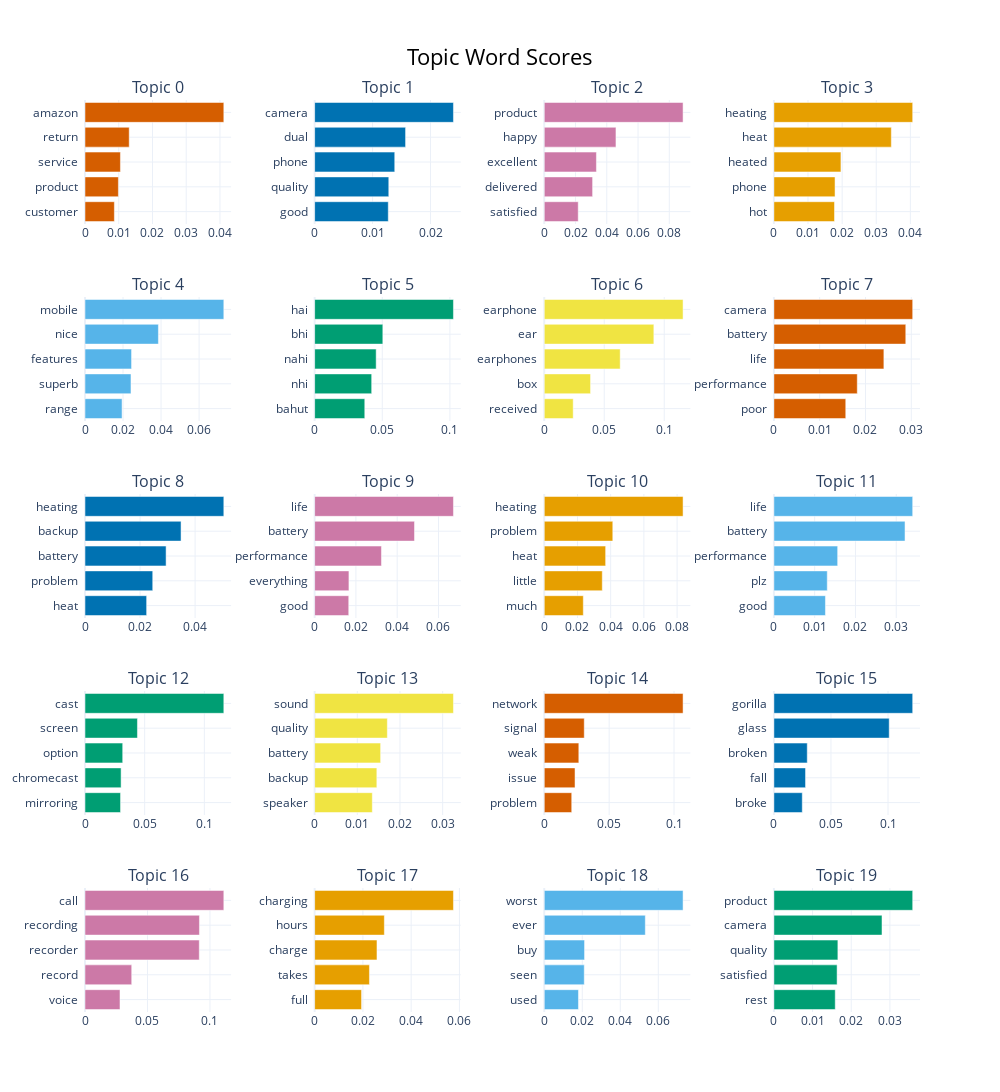

Here is the notebook cell this chart was saved with:
### Code cell
topic_model.visualize_barchart(top_n_topics=20)

### Figure 1 — Plotly figure (JSON) as saved in the notebook; plotly's stock layout.template omitted (floating-point values rounded to 4 significant figures)
{"data": [{"marker": {"color": "#D55E00"}, "orientation": "h", "type": "bar", "x": [0.008706, 0.009893, 0.0105, 0.0131, 0.04115], "xaxis": "x", "y": ["customer  ", "product  ", "service  ", "return  ", "amazon  "], "yaxis": "y"}, {"marker": {"color": "#0072B2"}, "orientation": "h", "type": "bar", "x": [0.01271, 0.0128, 0.01383, 0.01569, 0.02396], "xaxis": "x2", "y": ["good  ", "quality  ", "phone  ", "dual  ", "camera  "], "yaxis": "y2"}, {"marker": {"color": "#CC79A7"}, "orientation": "h", "type": "bar", "x": [0.02173, 0.03093, 0.03337, 0.04588, 0.0888], "xaxis": "x3", "y": ["satisfied  ", "delivered  ", "excellent  ", "happy  ", "product  "], "yaxis": "y3"}, {"marker": {"color": "#E69F00"}, "orientation": "h", "type": "bar", "x": [0.01777, 0.01793, 0.01965, 0.03442, 0.04068], "xaxis": "x4", "y": ["hot  ", "phone  ", "heated  ", "heat  ", "heating  "], "yaxis": "y4"}, {"marker": {"color": "#56B4E9"}, "orientation": "h", "type": "bar", "x": [0.01949, 0.02418, 0.02449, 0.03861, 0.07301], "xaxis": "x5", "y": ["range  ", "superb  ", "features  ", "nice  ", "mobile  "], "yaxis": "y5"}, {"marker": {"color": "#009E73"}, "orientation": "h", "type": "bar", "x": [0.03707, 0.04217, 0.04549, 0.05041, 0.1026], "xaxis": "x6", "y": ["bahut  ", "nhi  ", "nahi  ", "bhi  ", "hai  "], "yaxis": "y6"}, {"marker": {"color": "#F0E442"}, "orientation": "h", "type": "bar", "x": [0.02413, 0.0386, 0.06329, 0.09134, 0.1157], "xaxis": "x7", "y": ["received  ", "box  ", "earphones  ", "ear  ", "earphone  "], "yaxis": "y7"}, {"marker": {"color": "#D55E00"}, "orientation": "h", "type": "bar", "x": [0.01569, 0.01821, 0.02401, 0.0288, 0.03031], "xaxis": "x8", "y": ["poor  ", "performance  ", "life  ", "battery  ", "camera  "], "yaxis": "y8"}, {"marker": {"color": "#0072B2"}, "orientation": "h", "type": "bar", "x": [0.02239, 0.02461, 0.02946, 0.0349, 0.05044], "xaxis": "x9", "y": ["heat  ", "problem  ", "battery  ", "backup  ", "heating  "], "yaxis": "y9"}, {"marker": {"color": "#CC79A7"}, "orientation": "h", "type": "bar", "x": [0.01653, 0.01662, 0.03237, 0.04839, 0.06725], "xaxis": "x10", "y": ["good  ", "everything  ", "performance  ", "battery  ", "life  "], "yaxis": "y10"}, {"marker": {"color": "#E69F00"}, "orientation": "h", "type": "bar", "x": [0.02352, 0.03494, 0.03697, 0.04127, 0.08359], "xaxis": "x11", "y": ["much  ", "little  ", "heat  ", "problem  ", "heating  "], "yaxis": "y11"}, {"marker": {"color": "#56B4E9"}, "orientation": "h", "type": "bar", "x": [0.01264, 0.01309, 0.01564, 0.03216, 0.03404], "xaxis": "x12", "y": ["good  ", "plz  ", "performance  ", "battery  ", "life  "], "yaxis": "y12"}, {"marker": {"color": "#009E73"}, "orientation": "h", "type": "bar", "x": [0.02978, 0.03024, 0.03159, 0.04394, 0.1163], "xaxis": "x13", "y": ["mirroring  ", "chromecast  ", "option  ", "screen  ", "cast  "], "yaxis": "y13"}, {"marker": {"color": "#F0E442"}, "orientation": "h", "type": "bar", "x": [0.01351, 0.01458, 0.01546, 0.01704, 0.03253], "xaxis": "x14", "y": ["speaker  ", "backup  ", "battery  ", "quality  ", "sound  "], "yaxis": "y14"}, {"marker": {"color": "#D55E00"}, "orientation": "h", "type": "bar", "x": [0.02117, 0.02371, 0.02664, 0.03082, 0.107], "xaxis": "x15", "y": ["problem  ", "issue  ", "weak  ", "signal  ", "network  "], "yaxis": "y15"}, {"marker": {"color": "#0072B2"}, "orientation": "h", "type": "bar", "x": [0.02488, 0.02774, 0.02925, 0.1011, 0.1216], "xaxis": "x16", "y": ["broke  ", "fall  ", "broken  ", "glass  ", "gorilla  "], "yaxis": "y16"}, {"marker": {"color": "#CC79A7"}, "orientation": "h", "type": "bar", "x": [0.028, 0.03738, 0.09144, 0.09157, 0.1111], "xaxis": "x17", "y": ["voice  ", "record  ", "recorder  ", "recording  ", "call  "], "yaxis": "y17"}, {"marker": {"color": "#E69F00"}, "orientation": "h", "type": "bar", "x": [0.01945, 0.02271, 0.02584, 0.02889, 0.05752], "xaxis": "x18", "y": ["full  ", "takes  ", "charge  ", "hours  ", "charging  "], "yaxis": "y18"}, {"marker": {"color": "#56B4E9"}, "orientation": "h", "type": "bar", "x": [0.018, 0.02105, 0.0212, 0.05318, 0.07304], "xaxis": "x19", "y": ["used  ", "seen  ", "buy  ", "ever  ", "worst  "], "yaxis": "y19"}, {"marker": {"color": "#009E73"}, "orientation": "h", "type": "bar", "x": [0.01587, 0.01634, 0.01655, 0.02795, 0.03589], "xaxis": "x20", "y": ["rest  ", "satisfied  ", "quality  ", "camera  ", "product  "], "yaxis": "y20"}], "layout": {"annotations": [{"font": {"size": 16}, "showarrow": false, "text": "Topic 0", "x": 0.0875, "xanchor": "center", "xref": "paper", "y": 1.0, "yanchor": "bottom", "yref": "paper"}, {"font": {"size": 16}, "showarrow": false, "text": "Topic 1", "x": 0.3625, "xanchor": "center", "xref": "paper", "y": 1.0, "yanchor": "bottom", "yref": "paper"}, {"font": {"size": 16}, "showarrow": false, "text": "Topic 2", "x": 0.6375, "xanchor": "center", "xref": "paper", "y": 1.0, "yanchor": "bottom", "yref": "paper"}, {"font": {"size": 16}, "showarrow": false, "text": "Topic 3", "x": 0.9125, "xanchor": "center", "xref": "paper", "y": 1.0, "yanchor": "bottom", "yref": "paper"}, {"font": {"size": 16}, "showarrow": false, "text": "Topic 4", "x": 0.0875, "xanchor": "center", "xref": "paper", "y": 0.784, "yanchor": "bottom", "yref": "paper"}, {"font": {"size": 16}, "showarrow": false, "text": "Topic 5", "x": 0.3625, "xanchor": "center", "xref": "paper", "y": 0.784, "yanchor": "bottom", "yref": "paper"}, {"font": {"size": 16}, "showarrow": false, "text": "Topic 6", "x": 0.6375, "xanchor": "center", "xref": "paper", "y": 0.784, "yanchor": "bottom", "yref": "paper"}, {"font": {"size": 16}, "showarrow": false, "text": "Topic 7", "x": 0.9125, "xanchor": "center", "xref": "paper", "y": 0.784, "yanchor": "bottom", "yref": "paper"}, {"font": {"size": 16}, "showarrow": false, "text": "Topic 8", "x": 0.0875, "xanchor": "center", "xref": "paper", "y": 0.568, "yanchor": "bottom", "yref": "paper"}, {"font": {"size": 16}, "showarrow": false, "text": "Topic 9", "x": 0.3625, "xanchor": "center", "xref": "paper", "y": 0.568, "yanchor": "bottom", "yref": "paper"}, {"font": {"size": 16}, "showarrow": false, "text": "Topic 10", "x": 0.6375, "xanchor": "center", "xref": "paper", "y": 0.568, "yanchor": "bottom", "yref": "paper"}, {"font": {"size": 16}, "showarrow": false, "text": "Topic 11", "x": 0.9125, "xanchor": "center", "xref": "paper", "y": 0.568, "yanchor": "bottom", "yref": "paper"}, {"font": {"size": 16}, "showarrow": false, "text": "Topic 12", "x": 0.0875, "xanchor": "center", "xref": "paper", "y": 0.352, "yanchor": "bottom", "yref": "paper"}, {"font": {"size": 16}, "showarrow": false, "text": "Topic 13", "x": 0.3625, "xanchor": "center", "xref": "paper", "y": 0.352, "yanchor": "bottom", "yref": "paper"}, {"font": {"size": 16}, "showarrow": false, "text": "Topic 14", "x": 0.6375, "xanchor": "center", "xref": "paper", "y": 0.352, "yanchor": "bottom", "yref": "paper"}, {"font": {"size": 16}, "showarrow": false, "text": "Topic 15", "x": 0.9125, "xanchor": "center", "xref": "paper", "y": 0.352, "yanchor": "bottom", "yref": "paper"}, {"font": {"size": 16}, "showarrow": false, "text": "Topic 16", "x": 0.0875, "xanchor": "center", "xref": "paper", "y": 0.136, "yanchor": "bottom", "yref": "paper"}, {"font": {"size": 16}, "showarrow": false, "text": "Topic 17", "x": 0.3625, "xanchor": "center", "xref": "paper", "y": 0.136, "yanchor": "bottom", "yref": "paper"}, {"font": {"size": 16}, "showarrow": false, "text": "Topic 18", "x": 0.6375, "xanchor": "center", "xref": "paper", "y": 0.136, "yanchor": "bottom", "yref": "paper"}, {"font": {"size": 16}, "showarrow": false, "text": "Topic 19", "x": 0.9125, "xanchor": "center", "xref": "paper", "y": 0.136, "yanchor": "bottom", "yref": "paper"}], "height": 1250, "hoverlabel": {"bgcolor": "white", "font": {"family": "Rockwell", "size": 16}}, "showlegend": false, "title": {"font": {"color": "Black", "size": 22}, "text": "Topic Word Scores", "x": 0.5, "xanchor": "center", "yanchor": "top"}, "width": 1000, "xaxis": {"anchor": "y", "autorange": true, "domain": [0, 0.175], "range": [0, 0.04331], "showgrid": true, "type": "linear"}, "xaxis10": {"anchor": "y10", "autorange": true, "domain": [0.275, 0.45], "range": [0, 0.07079], "showgrid": true, "type": "linear"}, "xaxis11": {"anchor": "y11", "autorange": true, "domain": [0.55, 0.725], "range": [0, 0.08799], "showgrid": true, "type": "linear"}, "xaxis12": {"anchor": "y12", "autorange": true, "domain": [0.825, 1], "range": [0, 0.03583], "showgrid": true, "type": "linear"}, "xaxis13": {"anchor": "y13", "autorange": true, "domain": [0, 0.175], "range": [0, 0.1224], "showgrid": true, "type": "linear"}, "xaxis14": {"anchor": "y14", "autorange": true, "domain": [0.275, 0.45], "range": [0, 0.03424], "showgrid": true, "type": "linear"}, "xaxis15": {"anchor": "y15", "autorange": true, "domain": [0.55, 0.725], "range": [0, 0.1126], "showgrid": true, "type": "linear"}, "xaxis16": {"anchor": "y16", "autorange": true, "domain": [0.825, 1], "range": [0, 0.128], "showgrid": true, "type": "linear"}, "xaxis17": {"anchor": "y17", "autorange": true, "domain": [0, 0.175], "range": [0, 0.1169], "showgrid": true, "type": "linear"}, "xaxis18": {"anchor": "y18", "autorange": true, "domain": [0.275, 0.45], "range": [0, 0.06055], "showgrid": true, "type": "linear"}, "xaxis19": {"anchor": "y19", "autorange": true, "domain": [0.55, 0.725], "range": [0, 0.07688], "showgrid": true, "type": "linear"}, "xaxis2": {"anchor": "y2", "autorange": true, "domain": [0.275, 0.45], "range": [0, 0.02522], "showgrid": true, "type": "linear"}, "xaxis20": {"anchor": "y20", "autorange": true, "domain": [0.825, 1], "range": [0, 0.03778], "showgrid": true, "type": "linear"}, "xaxis3": {"anchor": "y3", "autorange": true, "domain": [0.55, 0.725], "range": [0, 0.09347], "showgrid": true, "type": "linear"}, "xaxis4": {"anchor": "y4", "autorange": true, "domain": [0.825, 1], "range": [0, 0.04282], "showgrid": true, "type": "linear"}, "xaxis5": {"anchor": "y5", "autorange": true, "domain": [0, 0.175], "range": [0, 0.07686], "showgrid": true, "type": "linear"}, "xaxis6": {"anchor": "y6", "autorange": true, "domain": [0.275, 0.45], "range": [0, 0.108], "showgrid": true, "type": "linear"}, "xaxis7": {"anchor": "y7", "autorange": true, "domain": [0.55, 0.725], "range": [0, 0.1218], "showgrid": true, "type": "linear"}, "xaxis8": {"anchor": "y8", "autorange": true, "domain": [0.825, 1], "range": [0, 0.0319], "showgrid": true, "type": "linear"}, "xaxis9": {"anchor": "y9", "autorange": true, "domain": [0, 0.175], "range": [0, 0.05309], "showgrid": true, "type": "linear"}, "yaxis": {"anchor": "x", "autorange": true, "domain": [0.864, 1.0], "range": [-0.5, 4.5], "showgrid": true, "type": "category"}, "yaxis10": {"anchor": "x10", "autorange": true, "domain": [0.432, 0.568], "range": [-0.5, 4.5], "showgrid": true, "type": "category"}, "yaxis11": {"anchor": "x11", "autorange": true, "domain": [0.432, 0.568], "range": [-0.5, 4.5], "showgrid": true, "type": "category"}, "yaxis12": {"anchor": "x12", "autorange": true, "domain": [0.432, 0.568], "range": [-0.5, 4.5], "showgrid": true, "type": "category"}, "yaxis13": {"anchor": "x13", "autorange": true, "domain": [0.216, 0.352], "range": [-0.5, 4.5], "showgrid": true, "type": "category"}, "yaxis14": {"anchor": "x14", "autorange": true, "domain": [0.216, 0.352], "range": [-0.5, 4.5], "showgrid": true, "type": "category"}, "yaxis15": {"anchor": "x15", "autorange": true, "domain": [0.216, 0.352], "range": [-0.5, 4.5], "showgrid": true, "type": "category"}, "yaxis16": {"anchor": "x16", "autorange": true, "domain": [0.216, 0.352], "range": [-0.5, 4.5], "showgrid": true, "type": "category"}, "yaxis17": {"anchor": "x17", "autorange": true, "domain": [0, 0.136], "range": [-0.5, 4.5], "showgrid": true, "type": "category"}, "yaxis18": {"anchor": "x18", "autorange": true, "domain": [0, 0.136], "range": [-0.5, 4.5], "showgrid": true, "type": "category"}, "yaxis19": {"anchor": "x19", "autorange": true, "domain": [0, 0.136], "range": [-0.5, 4.5], "showgrid": true, "type": "category"}, "yaxis2": {"anchor": "x2", "autorange": true, "domain": [0.864, 1.0], "range": [-0.5, 4.5], "showgrid": true, "type": "category"}, "yaxis20": {"anchor": "x20", "autorange": true, "domain": [0, 0.136], "range": [-0.5, 4.5], "showgrid": true, "type": "category"}, "yaxis3": {"anchor": "x3", "autorange": true, "domain": [0.864, 1.0], "range": [-0.5, 4.5], "showgrid": true, "type": "category"}, "yaxis4": {"anchor": "x4", "autorange": true, "domain": [0.864, 1.0], "range": [-0.5, 4.5], "showgrid": true, "type": "category"}, "yaxis5": {"anchor": "x5", "autorange": true, "domain": [0.648, 0.784], "range": [-0.5, 4.5], "showgrid": true, "type": "category"}, "yaxis6": {"anchor": "x6", "autorange": true, "domain": [0.648, 0.784], "range": [-0.5, 4.5], "showgrid": true, "type": "category"}, "yaxis7": {"anchor": "x7", "autorange": true, "domain": [0.648, 0.784], "range": [-0.5, 4.5], "showgrid": true, "type": "category"}, "yaxis8": {"anchor": "x8", "autorange": true, "domain": [0.648, 0.784], "range": [-0.5, 4.5], "showgrid": true, "type": "category"}, "yaxis9": {"anchor": "x9", "autorange": true, "domain": [0.432, 0.568], "range": [-0.5, 4.5], "showgrid": true, "type": "category"}}}
